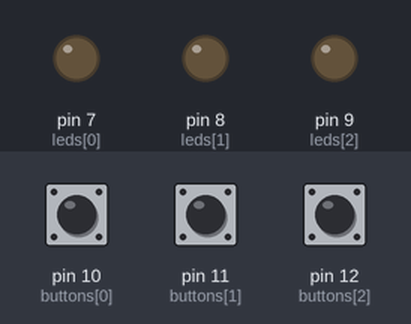
The sketch below on a simulated Arduino Uno, built with avr-gcc and run on an emulated ATmega328P. On the bench: output pins drawn as LEDs (lit = HIGH). Inputs (shaded band) come from the test bench; at power-on: pin 10 (buttons[0]) LOW, pin 11 (buttons[1]) LOW, pin 12 (buttons[2]) LOW.

Above: at 1.2 s.
1.3 s: pin 10 (buttons[0]) pulled HIGH for 0.15 s
At 1.37 s:
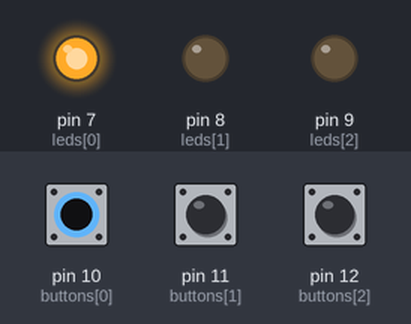
2.9 s: pin 11 (buttons[1]) pulled HIGH for 0.15 s
At 2.97 s:
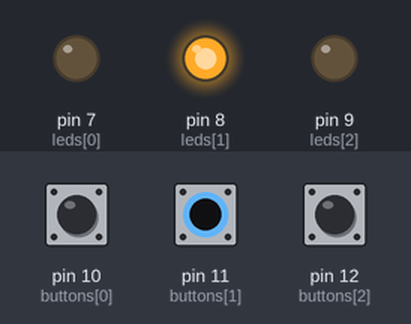
4.5 s: pin 12 (buttons[2]) pulled HIGH for 0.15 s
At 4.57 s:
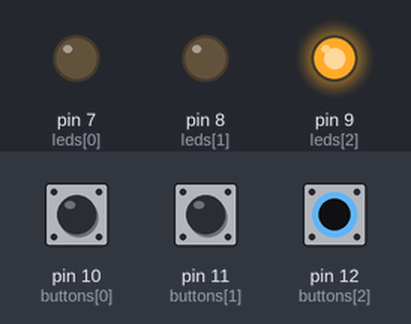
6.1 s: pin 12 (buttons[2]) pulled HIGH for 3.2 s
At 10.5 s:
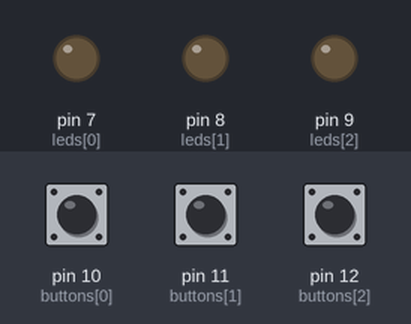
10.8 s: pin 10 (buttons[0]) pulled HIGH for 3.2 s
At 11.6 s:
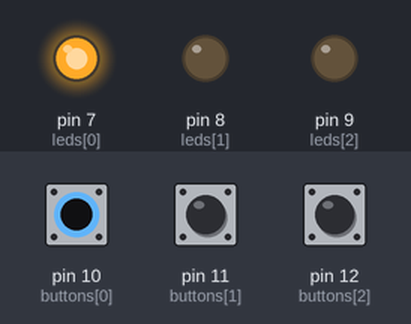
15.5 s: pin 10 (buttons[0]) driven HIGH and pin 11 (buttons[1]) driven HIGH
At 16.4 s:
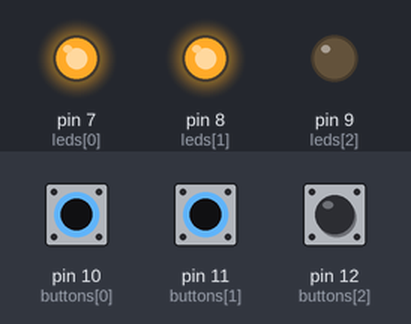
Timing chart, 0 to 18.0 s (numbered marks = the images above; inputs shaded):
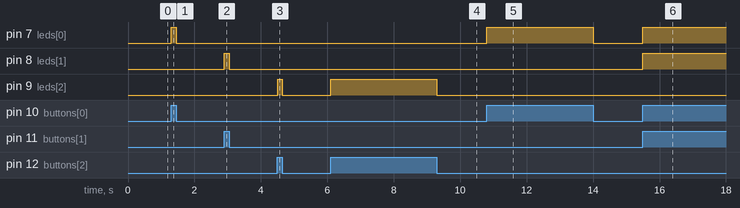

The sketch:

cau45-3led-3nut.ino
```cpp
int leds[] = {7, 8, 9};
int buttons[] = {10, 11, 12};

void setup() {
  for (int i = 0; i < 3; i++) {
    pinMode(leds[i], OUTPUT);
    pinMode(buttons[i], INPUT);
  }
}

void loop() {
  for (int i = 0; i < 3; i++) {
    if (digitalRead(buttons[i]) == HIGH) {
      digitalWrite(leds[i], HIGH);
    } else {
      digitalWrite(leds[i], LOW);
    }
  }
}
```

Measured:
- after the input at 1.3 s, pin 7 (leds[0]): LOW → HIGH at once, → LOW 0.15 s later
- after the input at 2.9 s, pin 8 (leds[1]): LOW → HIGH at once, → LOW 0.15 s later
- after the input at 4.5 s, pin 9 (leds[2]): LOW → HIGH at once, → LOW 0.15 s later
- after the input at 6.1 s, pin 9 (leds[2]): LOW → HIGH at once, → LOW 3.2 s later
- after the input at 10.8 s, pin 7 (leds[0]): LOW → HIGH at once, → LOW 3.2 s later
- after the input at 15.5 s, pin 7 (leds[0]), pin 8 (leds[1]): LOW → HIGH at once
